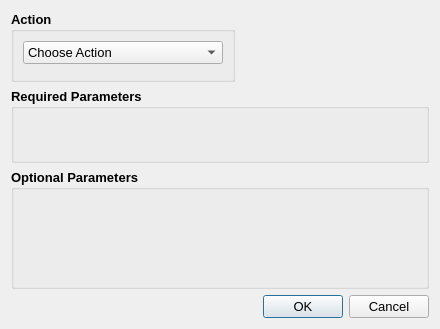
<?xml version="1.0" encoding="UTF-8"?>
<ui version="4.0">
 <class>eventDialog</class>
 <widget class="QDialog" name="eventDialog">
  <property name="geometry">
   <rect>
    <x>0</x>
    <y>0</y>
    <width>414</width>
    <height>319</height>
   </rect>
  </property>
  <property name="sizePolicy">
   <sizepolicy hsizetype="Preferred" vsizetype="Preferred">
    <horstretch>0</horstretch>
    <verstretch>3</verstretch>
   </sizepolicy>
  </property>
  <property name="minimumSize">
   <size>
    <width>0</width>
    <height>0</height>
   </size>
  </property>
  <property name="font">
   <font>
    <pointsize>10</pointsize>
   </font>
  </property>
  <property name="windowTitle">
   <string>Dialog</string>
  </property>
  <property name="sizeGripEnabled">
   <bool>false</bool>
  </property>
  <property name="modal">
   <bool>false</bool>
  </property>
  <layout class="QGridLayout" name="gridLayout">
   <property name="sizeConstraint">
    <enum>QLayout::SetFixedSize</enum>
   </property>
   <item row="4" column="1" colspan="2">
    <widget class="QDialogButtonBox" name="buttonBox">
     <property name="minimumSize">
      <size>
       <width>0</width>
       <height>0</height>
      </size>
     </property>
     <property name="orientation">
      <enum>Qt::Horizontal</enum>
     </property>
     <property name="standardButtons">
      <set>QDialogButtonBox::Cancel|QDialogButtonBox::Ok</set>
     </property>
    </widget>
   </item>
   <item row="2" column="0" colspan="3">
    <widget class="QGroupBox" name="rParamBox">
     <property name="minimumSize">
      <size>
       <width>200</width>
       <height>75</height>
      </size>
     </property>
     <property name="font">
      <font>
       <weight>75</weight>
       <bold>true</bold>
      </font>
     </property>
     <property name="title">
      <string>Required Parameters</string>
     </property>
     <layout class="QVBoxLayout" name="verticalLayout">
      <property name="sizeConstraint">
       <enum>QLayout::SetDefaultConstraint</enum>
      </property>
     </layout>
    </widget>
   </item>
   <item row="1" column="2">
    <spacer name="spacer1">
     <property name="orientation">
      <enum>Qt::Horizontal</enum>
     </property>
     <property name="sizeHint" stdset="0">
      <size>
       <width>40</width>
       <height>20</height>
      </size>
     </property>
    </spacer>
   </item>
   <item row="1" column="0" colspan="2">
    <widget class="QGroupBox" name="actFrm">
     <property name="maximumSize">
      <size>
       <width>16777215</width>
       <height>75</height>
      </size>
     </property>
     <property name="font">
      <font>
       <weight>75</weight>
       <bold>true</bold>
      </font>
     </property>
     <property name="autoFillBackground">
      <bool>false</bool>
     </property>
     <property name="title">
      <string>Action</string>
     </property>
     <layout class="QHBoxLayout" name="horizontalLayout">
      <property name="bottomMargin">
       <number>15</number>
      </property>
      <item>
       <widget class="QComboBox" name="actionCB">
        <property name="minimumSize">
         <size>
          <width>200</width>
          <height>0</height>
         </size>
        </property>
        <property name="font">
         <font>
          <weight>50</weight>
          <bold>false</bold>
         </font>
        </property>
        <property name="currentText">
         <string>Choose Action</string>
        </property>
        <item>
         <property name="text">
          <string>Choose Action</string>
         </property>
        </item>
        <item>
         <property name="text">
          <string>Format Raw Data</string>
         </property>
        </item>
        <item>
         <property name="text">
          <string>Add Variable</string>
         </property>
        </item>
        <item>
         <property name="text">
          <string>Create Plot Data</string>
         </property>
        </item>
        <item>
         <property name="text">
          <string>Modify Plot Data</string>
         </property>
        </item>
        <item>
         <property name="text">
          <string>Truncate Plot Data By Value</string>
         </property>
        </item>
        <item>
         <property name="text">
          <string>Truncate Plot Data By Turn</string>
         </property>
        </item>
       </widget>
      </item>
     </layout>
    </widget>
   </item>
   <item row="3" column="0" colspan="3">
    <widget class="QGroupBox" name="oParamBox">
     <property name="minimumSize">
      <size>
       <width>200</width>
       <height>120</height>
      </size>
     </property>
     <property name="font">
      <font>
       <weight>75</weight>
       <bold>true</bold>
      </font>
     </property>
     <property name="title">
      <string>Optional Parameters</string>
     </property>
     <layout class="QVBoxLayout" name="verticalLayout_2">
      <property name="sizeConstraint">
       <enum>QLayout::SetDefaultConstraint</enum>
      </property>
     </layout>
    </widget>
   </item>
  </layout>
 </widget>
 <resources/>
 <connections/>
</ui>
